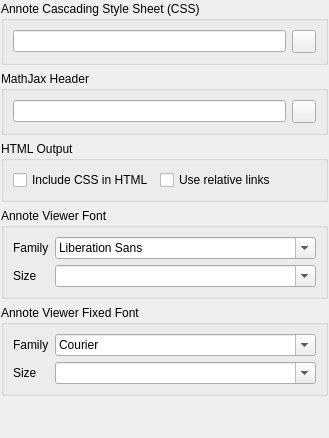
     <widget class="QWidget" name="Annote">
      <layout class="QGridLayout">
       <property name="margin">
        <number>1</number>
       </property>
       <item row="0" column="0">
        <widget class="QGroupBox" name="groupBox_21">
         <property name="title">
          <string>Annote Cascading Style Sheet (CSS)</string>
         </property>
         <layout class="QGridLayout">
          <item row="0" column="0">
           <widget class="c2bLineEdit" name="AnnoteCssFile">
            <property name="text">
             <string/>
            </property>
           </widget>
          </item>
          <item row="0" column="1">
           <widget class="QToolButton" name="AnnoteCssDir">
            <property name="statusTip">
             <string>Select Annote CSS file</string>
            </property>
            <property name="icon">
             <iconset resource="cb2bib.qrc">
              <normaloff>:/icons/icons/mimeFolder.png</normaloff>:/icons/icons/mimeFolder.png</iconset>
            </property>
           </widget>
          </item>
         </layout>
        </widget>
       </item>
       <item row="1" column="0">
        <widget class="QGroupBox" name="groupBox_22">
         <property name="title">
          <string>MathJax Header</string>
         </property>
         <layout class="QGridLayout">
          <item row="0" column="0">
           <widget class="c2bLineEdit" name="MathJaxHeaderFile">
            <property name="text">
             <string/>
            </property>
           </widget>
          </item>
          <item row="0" column="1">
           <widget class="QToolButton" name="MathJaxDir">
            <property name="statusTip">
             <string>Select MathJax header file</string>
            </property>
            <property name="icon">
             <iconset resource="cb2bib.qrc">
              <normaloff>:/icons/icons/mimeFolder.png</normaloff>:/icons/icons/mimeFolder.png</iconset>
            </property>
           </widget>
          </item>
         </layout>
        </widget>
       </item>
       <item row="2" column="0">
        <widget class="QGroupBox" name="groupBox_23">
         <property name="title">
          <string>HTML Output</string>
         </property>
         <layout class="QGridLayout">
          <item row="0" column="0">
           <widget class="QCheckBox" name="IncludeCSS">
            <property name="text">
             <string>Include CSS in HTML</string>
            </property>
           </widget>
          </item>
          <item row="0" column="1">
           <widget class="QCheckBox" name="UseRelativeLinks">
            <property name="text">
             <string>Use relative links</string>
            </property>
           </widget>
          </item>
          <item row="0" column="2">
           <spacer>
            <property name="orientation">
             <enum>Qt::Horizontal</enum>
            </property>
            <property name="sizeHint" stdset="0">
             <size>
              <width>40</width>
              <height>20</height>
             </size>
            </property>
           </spacer>
          </item>
         </layout>
        </widget>
       </item>
       <item row="3" column="0">
        <widget class="QGroupBox" name="AnnoteViewerFont">
         <property name="title">
          <string>Annote Viewer Font</string>
         </property>
         <layout class="QGridLayout">
          <item row="0" column="0">
           <widget class="QLabel" name="textLabel3_9">
            <property name="text">
             <string>Family</string>
            </property>
           </widget>
          </item>
          <item row="0" column="1">
           <widget class="QFontComboBox" name="af_familycombo">
            <property name="duplicatesEnabled">
             <bool>false</bool>
            </property>
           </widget>
          </item>
          <item row="1" column="0">
           <widget class="QLabel" name="textLabel3_10">
            <property name="text">
             <string>Size</string>
            </property>
           </widget>
          </item>
          <item row="1" column="1">
           <widget class="QComboBox" name="af_psizecombo">
            <property name="sizePolicy">
             <sizepolicy hsizetype="MinimumExpanding" vsizetype="Fixed">
              <horstretch>0</horstretch>
              <verstretch>0</verstretch>
             </sizepolicy>
            </property>
            <property name="editable">
             <bool>true</bool>
            </property>
            <property name="duplicatesEnabled">
             <bool>false</bool>
            </property>
           </widget>
          </item>
         </layout>
        </widget>
       </item>
       <item row="4" column="0">
        <widget class="QGroupBox" name="AnnoteViewerFixedFont">
         <property name="title">
          <string>Annote Viewer Fixed Font</string>
         </property>
         <layout class="QGridLayout">
          <item row="0" column="0">
           <widget class="QLabel" name="textLabel3_6">
            <property name="text">
             <string>Family</string>
            </property>
           </widget>
          </item>
          <item row="0" column="1">
           <widget class="QFontComboBox" name="aff_familycombo">
            <property name="duplicatesEnabled">
             <bool>false</bool>
            </property>
            <property name="fontFilters">
             <set>QFontComboBox::MonospacedFonts</set>
            </property>
           </widget>
          </item>
          <item row="1" column="0">
           <widget class="QLabel" name="textLabel3_5">
            <property name="text">
             <string>Size</string>
            </property>
           </widget>
          </item>
          <item row="1" column="1">
           <widget class="QComboBox" name="aff_psizecombo">
            <property name="sizePolicy">
             <sizepolicy hsizetype="MinimumExpanding" vsizetype="Fixed">
              <horstretch>0</horstretch>
              <verstretch>0</verstretch>
             </sizepolicy>
            </property>
            <property name="editable">
             <bool>true</bool>
            </property>
            <property name="duplicatesEnabled">
             <bool>false</bool>
            </property>
           </widget>
          </item>
         </layout>
        </widget>
       </item>
       <item row="5" column="0">
        <spacer name="spacer">
         <property name="orientation">
          <enum>Qt::Vertical</enum>
         </property>
         <property name="sizeHint" stdset="0">
          <size>
           <width>20</width>
           <height>41</height>
          </size>
         </property>
        </spacer>
       </item>
      </layout>
     </widget>
